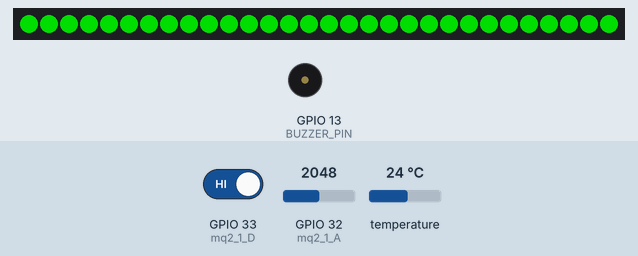
Recording of a sketch running on a simulated ESP32. Shown: 30 RGB LEDs in strip order, left to right, buzzer (waves = sounding, pin HIGH). Inputs (shaded band) come from the test bench; at power-on: GPIO 33 (mq2_1_D) HIGH, temperature 24 °C, GPIO 32 (mq2_1_A) = 2048. Dim RGB values are drawn brighter than linear; what the sketch prints to the serial monitor is not drawn.

Above: at 2.3 s.
2.4 s: GPIO 33 (mq2_1_D) driven LOW
At 3.0 s:
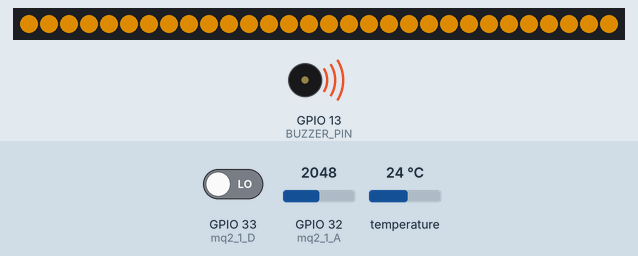
6.1 s: GPIO 33 (mq2_1_D) driven HIGH
At 7.1 s:
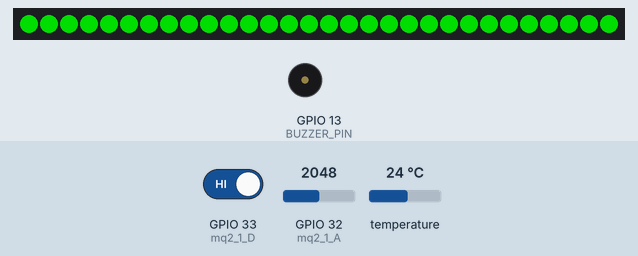
7.9 s: temperature set to 33 °C
At 9.3 s:
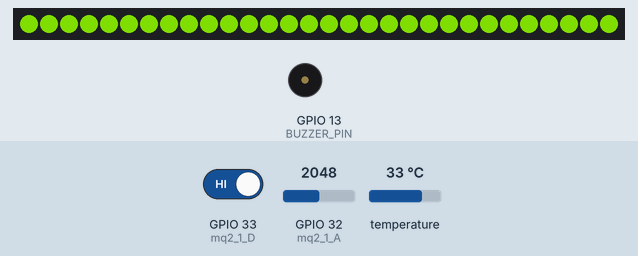
9.6 s: temperature set to 28 °C
At 10.7 s:
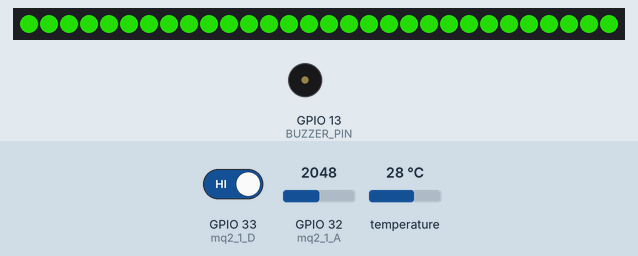
11.2 s: GPIO 33 (mq2_1_D) driven LOW
At 13.6 s:
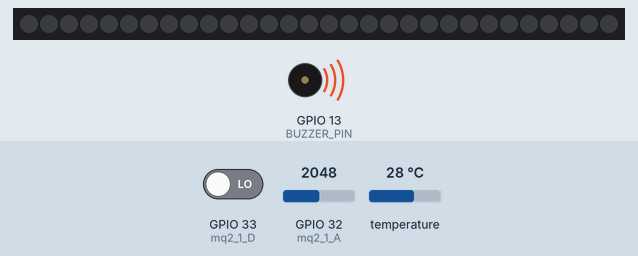
Timing chart, 0 to 15.9 s (numbered marks = the images above; inputs shaded):
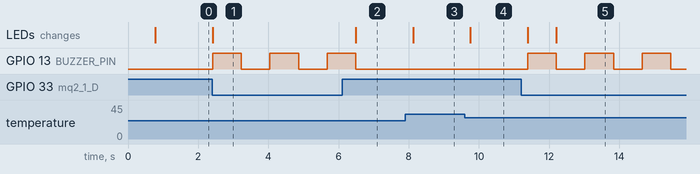

The sketch:

satellite_node.ino
```cpp
#include <Wire.h>
#include <OneWire.h>
#include <DallasTemperature.h>
#include <Adafruit_NeoPixel.h>
#include <esp_now.h>
#include <WiFi.h>
#include <esp_wifi.h> // Thư viện bắt buộc để cấu hình ép kênh WiFi

// ==================== CẤU HÌNH ĐỊNH DANH NODE ====================
// TRƯỚC KHI NẠP CHO MỖI CON: đổi NODE_ID thành ID duy nhất từ 1 đến 6.
#define NODE_ID     2

#if NODE_ID < 1 || NODE_ID > 6
#error "NODE_ID phai nam trong khoang 1..6"
#endif

// ĐIỀN ĐỊA CHỈ MAC CỦA MASTER NODE VÀO ĐÂY (Đã điền đúng MAC Master của bạn)
uint8_t masterMacAddress[] = {0x30, 0x76, 0xF5, 0x94, 0xCF, 0x14};

// ==================== CẤU HÌNH NGOẠI VI ====================
#define LED_PIN     12
#define NUM_LEDS    30
#define BRIGHTNESS  150

Adafruit_NeoPixel strip(NUM_LEDS, LED_PIN, NEO_GRB + NEO_KHZ800);

#define ONE_WIRE_BUS 4
OneWire oneWire(ONE_WIRE_BUS);
DallasTemperature sensors(&oneWire);

#define TEMP_MIN 26.0  // Dưới ngưỡng này: LED Xanh lá thuần
#define TEMP_MAX 50.0  // Trên ngưỡng này: LED Đỏ thuần
#define BUZZER_PIN 13

const int mq2_1_A = 32;
const int mq2_1_D = 33;

unsigned long lastBuzzerToggle = 0;
bool buzzerState = false;

// Cấu trúc dữ liệu đồng bộ gửi qua ESP-NOW (Phải khớp 100% với Master)
typedef struct struct_message {
  int id;
  float temp;
  int gasRaw;
  bool emergency;
} struct_message;
struct_message myData;

// ==================== KIỂM TRA TRẠNG THÁI GỬI TIN ====================
void OnDataSent(const esp_now_send_info_t *tx_info, esp_now_send_status_t status) {
  Serial.print(" -> Trạng thái gửi ESP-NOW: ");
  Serial.println(status == ESP_NOW_SEND_SUCCESS ? "THÀNH CÔNG (Đã nhận ACK)" : "THẤT BẠI (Sai MAC hoặc lệch Kênh)");
}

// ==================== HÀM NỘI SUY MÀU LED THEO NHIỆT ĐỘ ====================
uint32_t getColorFromTemperature(float temp) {
  if (temp < TEMP_MIN) temp = TEMP_MIN;
  if (temp > TEMP_MAX) temp = TEMP_MAX;

  float fraction = (temp - TEMP_MIN) / (TEMP_MAX - TEMP_MIN);
  int r = 0, g = 0, b = 0;

  if (fraction <= 0.5) {
    r = (int)(fraction * 2.0 * 255);
    g = 255;
  } else {
    r = 255;
    g = (int)((1.0 - fraction) * 2.0 * 255);
  }
  return strip.Color(r, g, b);
}

// ==================== HIỆU ỨNG CHỚP KHẨN CẤP KHI CÓ GAS/KHÓI ====================
void runGasFlashEffect() {
  if (millis() % 400 < 200) {
    for(int i=0; i<NUM_LEDS; i++) strip.setPixelColor(i, strip.Color(255, 160, 0));
  } else {
    strip.clear();
  }
  strip.show();
}

// ==================== SETUP ====================
void setup() {
  Serial.begin(115200);
  pinMode(mq2_1_D, INPUT);
  pinMode(BUZZER_PIN, OUTPUT);
  digitalWrite(BUZZER_PIN, LOW);

  sensors.begin();
  strip.begin();
  strip.setBrightness(BRIGHTNESS);
  strip.show(); // Tắt hết LED lúc khởi động

  // Khởi tạo bộ phát WiFi STA vật lý
  WiFi.mode(WIFI_STA);

  // --- ÉP KÊNH WIFI VỀ KÊNH 11 TRÙNG VỚI MASTER ---
  esp_wifi_set_promiscuous(true);
  esp_wifi_set_channel(11, WIFI_SECOND_CHAN_NONE);
  esp_wifi_set_promiscuous(false);

  // Khởi tạo ESP-NOW
  if (esp_now_init() != ESP_OK) {
    Serial.println("Khoi tao ESP-NOW That bai!");
    return;
  }

  // Đăng ký hàm kiểm tra trạng thái gửi
  esp_now_register_send_cb(OnDataSent);
  // Đăng ký kết nối thẳng tới Master Node
  esp_now_peer_info_t peerInfo = {}; // KHẮC PHỤC: Thêm "= {}" để xóa sạch bộ nhớ rác
  memcpy(peerInfo.peer_addr, masterMacAddress, 6);
  peerInfo.channel = 11; // Khai báo kênh kết nối là 11
  peerInfo.encrypt = false;
  peerInfo.ifidx = WIFI_IF_STA;

  if (esp_now_add_peer(&peerInfo) != ESP_OK){
    Serial.println("Ket noi voi Master Node that bai!");
    return;
  }
  Serial.println("Khoi dong Node Ve tinh OK, dang san sang gui du lieu...");
}

// ==================== LOOP ====================
void loop() {
  // 1. Đọc dữ liệu từ các cảm biến
  sensors.requestTemperatures();
  float tempC = sensors.getTempCByIndex(0);
  if (tempC == DEVICE_DISCONNECTED_C) tempC = TEMP_MIN; // Tránh lỗi ngắt dây cảm biến

  int d1 = digitalRead(mq2_1_D);
  int a1 = analogRead(mq2_1_A);

  bool isTempAlarm = (tempC >= TEMP_MAX);
  bool isGasAlarm = (d1 == LOW);
  bool isEmergency = (isTempAlarm || isGasAlarm);

  unsigned long currentMillis = millis();

  // 2. Logic điều khiển LED & Còi báo động tại chỗ
  if (isGasAlarm) {
    runGasFlashEffect();
    if (currentMillis - lastBuzzerToggle >= 200) {
      buzzerState = !buzzerState;
      digitalWrite(BUZZER_PIN, buzzerState);
      lastBuzzerToggle = currentMillis;
    }
  }
  else {
    uint32_t ledColor = getColorFromTemperature(tempC);
    for(int i = 0; i < NUM_LEDS; i++) {
      strip.setPixelColor(i, ledColor);
    }
    strip.show();

    // Nếu nhiệt độ vượt ngưỡng cháy, hú còi nhịp dài
    if (isTempAlarm) {
      if (currentMillis - lastBuzzerToggle >= 500) {
        buzzerState = !buzzerState;
        digitalWrite(BUZZER_PIN, buzzerState);
        lastBuzzerToggle = currentMillis;
      }
    } else {
      digitalWrite(BUZZER_PIN, LOW);
      buzzerState = false;
    }
  }

  // 3. Đóng gói dữ liệu và bắn về Master Node bằng ESP-NOW
  myData.id = NODE_ID;
  myData.temp = tempC;
  myData.gasRaw = a1;
  myData.emergency = isEmergency;

  esp_now_send(masterMacAddress, (uint8_t *) &myData, sizeof(myData));

  // In debug ra Serial Monitor tại chỗ để quan sát nhanh
  Serial.print("Node: "); Serial.print(NODE_ID);
  Serial.print(" | Temp: "); Serial.print(tempC, 1);
  Serial.print(" C | Gas Raw: "); Serial.print(a1);

  delay(50); // Nhịp quét nhanh giúp hiệu ứng LED mượt mà
}
```

Measured:
- after the input at 2.4 s, GPIO 13 (BUZZER_PIN): alternates HIGH for 0.82 s and LOW for 0.82 s, starting at once; the LEDs: change at once (image 1)
- after the input at 6.1 s, GPIO 13 (BUZZER_PIN): goes on until 6.5 s, then stays LOW; the LEDs: change after 0.39 s (image 2)
- after the input at 7.9 s, the LEDs: change after 0.23 s (image 3)
- after the input at 9.6 s, the LEDs: change after 0.16 s (image 4)
- after the input at 11.2 s, GPIO 13 (BUZZER_PIN): alternates HIGH for 0.82 s and LOW for 0.82 s, starting after 0.19 s; the LEDs: first change after 0.19 s (image 5 shows a later state)
